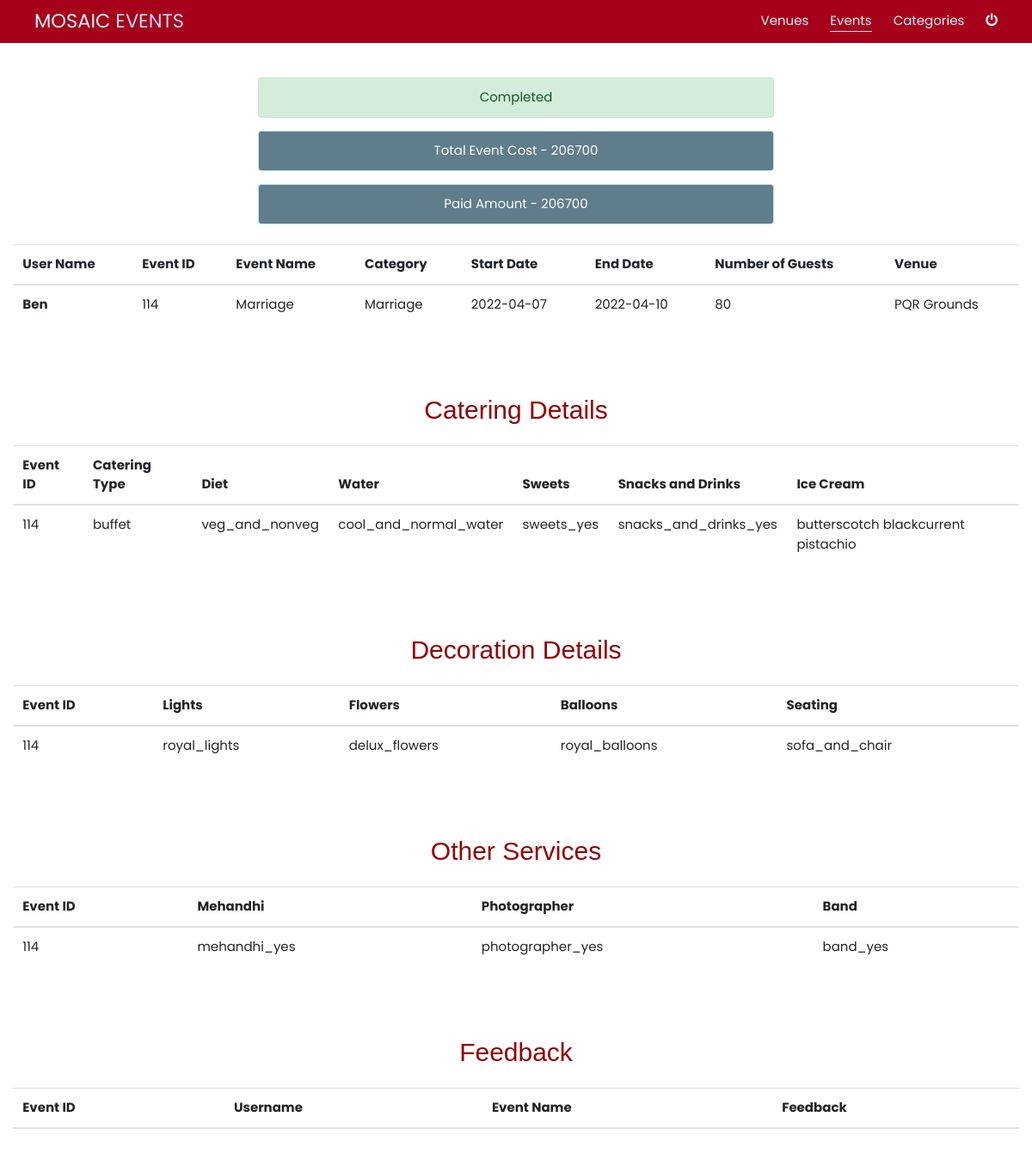
/event/view_more_details_events.php?id=114 (signed in), run on the app's committed database.
### tables this page shows
CREATE TABLE `events` (
  `id` int(11) NOT NULL,
  `username` varchar(30) NOT NULL,
  `name` varchar(255) NOT NULL,
  `description` varchar(255) NOT NULL,
  `category` varchar(155) NOT NULL,
  `start_date` date NOT NULL,
  `end_date` date NOT NULL,
  `number_of_guests` int(30) DEFAULT NULL,
  `venue` varchar(30) NOT NULL,
  `status` varchar(30) NOT NULL,
  `total_cost` int(15) NOT NULL
);

CREATE TABLE `transaction` (
  `transaction_id` int(11) NOT NULL,
  `event_id` int(11) NOT NULL,
  `user_id` int(11) NOT NULL,
  `user_name` varchar(30) NOT NULL,
  `card_number` bigint(16) NOT NULL,
  `card_holder_name` varchar(30) NOT NULL,
  `expiration_month` int(2) NOT NULL,
  `expiration_year` int(4) NOT NULL,
  `total_amount` int(15) NOT NULL,
  `paid_amount` int(15) NOT NULL
);

CREATE TABLE `catering` (
  `user_id` int(11) NOT NULL,
  `event_id` int(11) NOT NULL,
  `type` varchar(50) NOT NULL,
  `diet` varchar(50) NOT NULL,
  `water` varchar(50) NOT NULL,
  `sweets` varchar(50) NOT NULL,
  `snacks_and_drinks` varchar(50) NOT NULL,
  `ice_cream` varchar(200) NOT NULL
);

CREATE TABLE `decorations` (
  `user_id` int(11) NOT NULL,
  `event_id` int(11) NOT NULL,
  `lights` varchar(50) NOT NULL,
  `flowers` varchar(50) NOT NULL,
  `balloons` varchar(50) NOT NULL,
  `seating` varchar(50) NOT NULL
);

CREATE TABLE `other_service` (
  `user_id` int(11) NOT NULL,
  `event_id` int(11) NOT NULL,
  `mehandhi` varchar(50) NOT NULL,
  `photographs` varchar(50) NOT NULL,
  `band` varchar(50) NOT NULL
);

### event/view_more_details_events.php (the view, shortened to what this page needs)
<?php
include('../db_connect.php');
$id = $_GET['id'];
$sql1 = "SELECT * FROM events where id = '".$id."'";
$q1 = $conn->query($sql1);
$sql2 = "SELECT * FROM catering where event_id = '".$id."'";
$q2 = $conn->query($sql2);
$sql3 = "SELECT * FROM decorations where event_id = '".$id."'";
$q3 = $conn->query($sql3);
$sql4 = "SELECT * FROM other_service where event_id = '".$id."'";
$q4 = $conn->query($sql4);
$sql5 = "SELECT * FROM ratee where id = '".$id."'";
$q5 = $conn->query($sql5);
$sql6 = "SELECT * FROM transaction where event_id = '".$id."'";
$q6 = $conn->query($sql6);
$r1 = $q1->fetch_assoc();
$r2 = $q2->fetch_assoc();
$r3 = $q3->fetch_assoc();
$r4 = $q4->fetch_assoc();
$r5 = $q5->fetch_assoc();
$r6 = $q6->fetch_assoc();
if($r1['status']==''){
    $fmsg = 'Pending';
}
else{
    $fmsg = $r1['status'];
}
?>
<!DOCTYPE html>
<html>
    <head>
        <link rel="stylesheet" href="https://cdnjs.cloudflare.com/ajax/libs/font-awesome/4.7.0/css/font-awesome.min.css">
        <link rel="stylesheet" href="../w3-css.css">
        <link rel="stylesheet" href="../cssstyle.css">
		<link rel="stylesheet" href="https://stackpath.bootstrapcdn.com/bootstrap/4.5.0/css/bootstrap.min.css">
		<link href="//maxcdn.bootstrapcdn.com/font-awesome/4.7.0/css/font-awesome.min.css" rel="stylesheet">
    </head>
    <body id="body">
        <header >
            <div class="navigation w3-highway-red w3-container">
                <nav class="nav-container w3-padding-large">
                    <div class="logo">
                        <a href="../admin_index.php" >MOSAIC <span>EVENTS</span></a>
                    </div>
                    <div class="links">
						<a href='../venues/view.php' class='lnk'>Venues</a>
                        <a href='view.php' class='lnk active'>Events</a>
                        <a href='../category/view.php' class='lnk'>Categories</a>
                        <a href="../logout.php" id="logout"><i class="fa fa-power-off " style="font-size:16px" ></i></a>
                    </div>
                </nav>
            </div>
        </header>
        <section>
			<center>
				<?php if (isset($fmsg)) {
					if($r1['status']=='Cancelled' or $r1['status']=='')
					{
						?>
					<div class="alert alert-danger" role="alert" id="msgs">
						<?php echo $fmsg; ?>
					</div>
					<?php
						}
						else
						{
					?>
					<div class="alert alert-success" role="alert" id="msgs">
						<?php echo $fmsg; ?>
					</div>
					<?php } ?>
					<?php } ?>
				<div>
				<?php
					if($r1['status']!='Cancelled')
					{
					?>
						<div class="alert alert-info w3-blue-grey" role="alert" id="msgs">
								<?php echo 'Total Event Cost - '.$r1['total_cost']; ?>
						</div>
						<div class="alert alert-info w3-blue-grey" role="alert" id="msgs">
								<?php echo 'Paid Amount - '.$r6['paid_amount']; ?>
						</div>
				<?php
					}
				?>
			</center>
            <div class="container-fluid my-4">
				<table class="table ">
					<thead>
						<tr>
                            <th>User Name</th>
							<th>Event ID</th>
							<th>Event Name</th>
							<th>Category</th>
							<th>Start Date</th>
							<th>End Date</th>
							<th>Number of Guests</th>
							<th>Venue</th>
						</tr>
					</thead>
					<tbody>
							<tr>
								<th scope="row"><?php echo $r1['username']; ?></th>
								<td><?php echo $r1['id']; ?></td>
								<td><?php echo $r1['name']; ?></td>
								<td><?php echo $r1['category']; ?></td>
								<td><?php echo $r1['start_date']; ?></td>
								<td><?php echo $r1['end_date']; ?></td>
								<td><?php echo $r1['number_of_guests']; ?></td>
								<td><?php echo $r1['venue']; ?></td>
							</tr>
					</tbody>
				</table>
			</div>
        </section>
        <section>
            <div>
                <h2 id='txt_col'>Catering Details</h2>
            <div class="container-fluid my-4">
				<table class="table ">
					<thead>
						<tr>
							<th>Event ID</th>
							<th>Catering Type</th>
							<th>Diet</th>
							<th>Water</th>
							<th>Sweets</th>
							<th>Snacks and Drinks</th>
                            <th>Ice Cream</th>
						</tr>
					</thead>
					<tbody>
							<tr>
                                <td><?php echo $r2['event_id']; ?></td>
								<td><?php echo $r2['type']; ?></td>
								<td><?php echo $r2['diet']; ?></td>
								<td><?php echo $r2['water']; ?></td>
								<td><?php echo $r2['sweets']; ?></td>
								<td><?php echo $r2['snacks_and_drinks']; ?></td>
								<td><?php echo $r2['ice_cream']; ?></td>
							</tr>
					</tbody>
				</table>
			</div>
            </div>
        </section>
        <section>
            <div>
            <h2 id='txt_col'>Decoration Details</h2>
            <div class="container-fluid my-4">
				<table class="table ">
					<thead>
						<tr>
							<th>Event ID</th>
							<th>Lights</th>
							<th>Flowers</th>
							<th>Balloons</th>
							<th>Seating</th>
						</tr>
					</thead>
					<tbody>
							<tr>
								<td><?php echo $r3['event_id']; ?></td>
								<td><?php echo $r3['lights']; ?></td>
								<td><?php echo $r3['flowers']; ?></td>
								<td><?php echo $r3['balloons']; ?></td>
								<td><?php echo $r3['seating']; ?></td>
							</tr>
					</tbody>
				</table>
			</div>
            </div>
        </section>
        <section>
            <div>
            <h2 id='txt_col'>Other Services</h2>
            <div class="container-fluid my-4">
				<table class="table ">
					<thead>
						<tr>
							<th>Event ID</th>
							<th>Mehandhi</th>
							<th>Photographer</th>
							<th>Band</th>
						</tr>
					</thead>
					<tbody>
							<tr>
								<td><?php echo $r4['event_id']; ?></td>
								<td><?php echo $r4['mehandhi']; ?></td>
								<td><?php echo $r4['photographs']; ?></td>
								<td><?php echo $r4['band']; ?></td>
							</tr>
					</tbody>
				</table>
			</div>
            </div>
        </section>
        <?php
            if($r1['status']=='Completed'){
        ?>
        <section>
            <div>
            <h2 id='txt_col'>Feedback</h2>
            <div class="container-fluid my-4">
				<table class="table ">
					<thead>
						<tr>
							<th>Event ID</th>
							<th>Username</th>
							<th>Event Name</th>
							<th>Feedback</th>
						</tr>
					</thead>
					<tbody>
							<tr>
								<td><?php echo $r5['id']; ?></td>
								<td><?php echo $r5['username']; ?></td>
								<td><?php echo $r5['event_name']; ?></td>
								<td><?php echo $r5['feedback']; ?></td>
							</tr>
					</tbody>
				</table>
			</div>
            </div>
        </section>
        <?php
            }
        ?>
</html>

### w3-css.css (style rules this page uses)
html { box-sizing:border-box }
*,*:before,*:after { box-sizing:inherit }
html { -ms-text-size-adjust:100%;-webkit-text-size-adjust:100% }
body { margin:0 }
article,aside,details,figcaption,figure,footer,header,main,menu,nav,section { display:block }
a { background-color:transparent }
html,body { font-family:Verdana,sans-serif;font-size:15px;line-height:1.5 }
html { overflow-x:hidden }
h2 { font-size:30px }
h1,h2,h3,h4,h5,h6 { font-family:"Segoe UI",Arial,sans-serif;font-weight:400;margin:10px 0 }
a { color:inherit }
.w3-container:after,.w3-container:before,.w3-panel:after,.w3-panel:before,.w3-row:after,.w3-row:before,.w3-row-padding:after,.w3-row-padding:before, .w3-cell-row:before,.w3-cell-row:after,.w3-clear:after,.w3-clear:before,.w3-bar:before,.w3-bar:after { content:"";display:table;clear:both }
.w3-container,.w3-panel { padding:0.01em 16px }
.w3-padding-large { padding:12px 24px!important }
.w3-blue-grey,.w3-hover-blue-grey:hover,.w3-blue-gray,.w3-hover-blue-gray:hover { color:#fff!important;background-color:#607d8b!important }

### cssstyle.css (style rules this page uses)
* { font-family: 'Poppins', sans-serif; }
:root { --nav-link-color: rgba(233, 242, 251, 1); --nav-link-hover-color: rgb(190, 217, 243); --title-span-color: rgb(24, 78, 129); --hero-background: rgb(255, 255, 255); --hero-background-gradient: linear-gradient(0deg, rgba(255, 255, 255, 1) 0%, rgba(17, 57, 96, 1) 100%); --font-small: 0.5em; --font-medium: 1em; --font-medium-large: 1.25em; --font-large: 1.5rem; --font-x-large: 2rem; --font-2x-large: 3rem; --font-3x-large: 3.5rem; --font-4x-large: 4rem; --font-5x-large: 4.5rem; --font-6x-large: 5rem; --font-7x-large: 5.5rem; color: rgba(7, 26, 44, 1); --transition-slow: 0.6s; --transition-medium: 0.4s; --transition-fast: 0.2s; --transition-fastest: 0.1s; }
html { scroll-behavior: smooth; }
body { font-family: "Quicksand", sans-serif; background: #e9e9e9; }
* { margin: 0; }
h2, h3 { color: var(--title-span-color); font-weight: bold; }
h2, h3, p { font-family: "Quicksand", sans-serif; }
.active { display: block; content: ""; border-bottom: 1px solid var(--nav-link-hover-color); transition: transform var(--transition-fastest) ease-in-out; transform: scaleX(1); transform-origin: 0% 50%; }
.navigation { width: 100%; position: relative; z-index: 100; top: 0px; height: 50px; background-color: rgb(141, 4, 4); }
.nav-container { margin: 0 auto; width: 100%; height: 100%; display: flex; }
.nav-container .links { display: flex; width: 100%; align-items: center; justify-content: flex-end; gap: 25px; }
.nav-container .logo { display: flex; width: 100%; align-items: center; min-width: 20%; }
.nav-container .logo span { color: var(--nav-link-hover-color); }
.nav-container .links a, .nav-container .logo a { text-decoration: none; color: var(--nav-link-color); transition: var(--transition-fast); }
.nav-container .links a { font-size: var(--font-medium); width: max-content; }
.nav-container .logo a { font-size: var(--font-large); }
.nav-container .links a:after, .mobile-links a:after { display: block; content: ""; border-bottom: 1px solid var(--nav-link-hover-color); transform: scaleX(0); transition: transform var(--transition-fastest) ease-in-out; transform-origin: 100% 50%; }
.w3-highway-red { color:#fff;background-color:#a6001a }
section { position: relative; display: flex; justify-content: center; align-items:center; width: 100%; margin: 20px 0; }
::placeholder { color: black; }

### event/view_more_details_events.php (style rules this page uses)
#txt_col { text-align:center; color:rgb(144,4,4); }
section { padding:20px 0; }
#msgs { width: 50% !important; text-align: center !important; }

### data on the page
events: status "Completed", total_cost "206700", username "Ben", id "114", name "Marriage", category "Marriage", start_date "2022-04-07", end_date "2022-04-10", number_of_guests "80", venue "PQR Grounds"
transaction: paid_amount "206700"
catering: event_id "114", type "buffet", diet "veg_and_nonveg", water "cool_and_normal_water", sweets "sweets_yes", snacks_and_drinks "snacks_and_drinks_yes", ice_cream "butterscotch blackcurrent pistachio"
decorations: event "114", lights "royal_lights", flowers "delux_flowers", balloons "royal_balloons", seating "sofa_and_chair"
other_service: event "114", mehandhi "mehandhi_yes", photographs "photographer_yes", band "band_yes"
